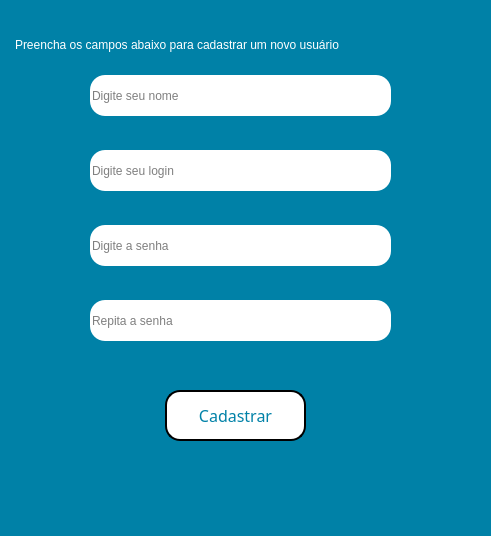
<?xml version="1.0" encoding="UTF-8"?>
<ui version="4.0">
 <class>MainWindow</class>
 <widget class="QMainWindow" name="MainWindow">
  <property name="geometry">
   <rect>
    <x>0</x>
    <y>0</y>
    <width>491</width>
    <height>536</height>
   </rect>
  </property>
  <property name="windowTitle">
   <string>MainWindow</string>
  </property>
  <property name="styleSheet">
   <string notr="true">background-color: rgb(0, 129, 167);
color:rgb(255, 255, 255);
font: 15pt &quot;Bahnschrift Light SemiCondensed&quot;;</string>
  </property>
  <widget class="QWidget" name="centralwidget">
   <widget class="QLineEdit" name="lineEdit">
    <property name="geometry">
     <rect>
      <x>90</x>
      <y>75</y>
      <width>301</width>
      <height>41</height>
     </rect>
    </property>
    <property name="styleSheet">
     <string notr="true">background-color: rgb(255, 255, 255);
border-radius:15px;
border-style:outset;
font: 15pt &quot;Bahnschrift Light SemiCondensed&quot;;
color:rgb(0, 0, 0)</string>
    </property>
    <property name="text">
     <string/>
    </property>
    <property name="placeholderText">
     <string>Digite seu nome</string>
    </property>
   </widget>
   <widget class="QLineEdit" name="lineEdit_2">
    <property name="geometry">
     <rect>
      <x>90</x>
      <y>150</y>
      <width>301</width>
      <height>41</height>
     </rect>
    </property>
    <property name="styleSheet">
     <string notr="true">background-color: rgb(255, 255, 255);
border-radius:15px;
border-style:outset;
font: 15pt &quot;Bahnschrift Light SemiCondensed&quot;;
color:rgb(0, 0, 0)</string>
    </property>
    <property name="text">
     <string/>
    </property>
    <property name="placeholderText">
     <string>Digite seu login</string>
    </property>
   </widget>
   <widget class="QLineEdit" name="lineEdit_3">
    <property name="geometry">
     <rect>
      <x>90</x>
      <y>225</y>
      <width>301</width>
      <height>41</height>
     </rect>
    </property>
    <property name="styleSheet">
     <string notr="true">background-color: rgb(255, 255, 255);
border-radius:15px;
border-style:outset;
font: 15pt &quot;Bahnschrift Light SemiCondensed&quot;;
color:rgb(0, 0, 0)</string>
    </property>
    <property name="text">
     <string/>
    </property>
    <property name="echoMode">
     <enum>QLineEdit::Password</enum>
    </property>
    <property name="placeholderText">
     <string>Digite a senha</string>
    </property>
   </widget>
   <widget class="QLineEdit" name="lineEdit_4">
    <property name="geometry">
     <rect>
      <x>90</x>
      <y>300</y>
      <width>301</width>
      <height>41</height>
     </rect>
    </property>
    <property name="styleSheet">
     <string notr="true">background-color: rgb(255, 255, 255);
border-radius:15px;
border-style:outset;
font: 15pt &quot;Bahnschrift Light SemiCondensed&quot;;
color:rgb(0, 0, 0)</string>
    </property>
    <property name="text">
     <string/>
    </property>
    <property name="echoMode">
     <enum>QLineEdit::Password</enum>
    </property>
    <property name="placeholderText">
     <string>Repita a senha</string>
    </property>
   </widget>
   <widget class="QPushButton" name="pushButton">
    <property name="geometry">
     <rect>
      <x>165</x>
      <y>390</y>
      <width>141</width>
      <height>51</height>
     </rect>
    </property>
    <property name="font">
     <font>
      <family>Bahnschrift SemiBold SemiConden</family>
      <pointsize>12</pointsize>
      <weight>7</weight>
      <italic>false</italic>
      <bold>false</bold>
     </font>
    </property>
    <property name="styleSheet">
     <string notr="true">background-color: rgb(255, 255, 255);
border-style:outset;
border-width:2px;
border-radius:15px;
border-color:black;
font: 63 12pt &quot;Bahnschrift SemiBold SemiConden&quot;;
color:rgb(0, 129, 167)

</string>
    </property>
    <property name="text">
     <string>Cadastrar</string>
    </property>
   </widget>
   <widget class="QLabel" name="label">
    <property name="geometry">
     <rect>
      <x>15</x>
      <y>30</y>
      <width>481</width>
      <height>30</height>
     </rect>
    </property>
    <property name="text">
     <string>Preencha os campos abaixo para cadastrar um novo usuário</string>
    </property>
   </widget>
  </widget>
  <widget class="QMenuBar" name="menubar">
   <property name="geometry">
    <rect>
     <x>0</x>
     <y>0</y>
     <width>491</width>
     <height>30</height>
    </rect>
   </property>
  </widget>
  <widget class="QStatusBar" name="statusbar"/>
 </widget>
 <resources/>
 <connections/>
</ui>
